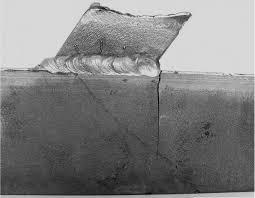
#> input picture image_processing/crack0.jpg, 255 x 198 px, found by its file name
$ jupyter execute threshold.ipynb
#> lines starting #> are read from the running program, lines starting #| are printed output that depends on the picture
### image_processing/histogram.py
import sys
import numpy as np
import cv2


def calcGrayHist(img):
    channels = [0]
    histSize = [256]
    histRange = [0, 256]

    hist = cv2.calcHist([img], channels, None, histSize, histRange)

    return hist


def getGrayHistImage(hist):
    histMax = np.max(hist)

    imgHist = np.full((110, 256), 255, dtype=np.uint8)
    for x in range(256):
        pt1 = (x, 100)
        pt2 = (x, 100 - int(hist[x, 0] * 100 / histMax))
        cv2.line(imgHist, pt1, pt2, 0)
        cv2.line(imgHist, (x, 101), (x, 110), x)

    #cv2.rectangle(imgHist, (0, 100), (255, 111), 0)

    return imgHist


# [14 lines that do not run on import are left out]

cv2.destroyAllWindows()

### image_processing/threshold.ipynb
[cell 1]
import sys
import cv2
#import numpy as np
import histogram

[cell 2]
#filename = '.\\1-00017.jpg'
#filename = '.\\2_11_11.png'
filename = '.\\crack0.jpg'
#filename = '.\\welding3.jpg'

#if len(sys.argv) > 1:
#    filename = sys.argv[1]

src = cv2.imread(filename, cv2.IMREAD_GRAYSCALE)
#> src is the input picture: shape (198, 255); min 0, max 239, mean 128.6

if src is None:
    print('Image load failed!')
    sys.exit()

src = cv2.resize(src, (0, 0), fx=0.5, fy=0.5)
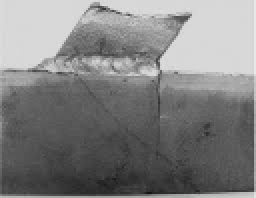
#> src: shape (99, 128) (shown 2 times larger); min 17, max 234, mean 128.9
cv2.imshow('src', src)

hist_img = histogram.getGrayHistImage(histogram.calcGrayHist(src))
#> in calcGrayHist, `hist = cv2.calcHist([img], channels, None, histSize, histRange)`: hist = 256 values, max 1770 at index 216, min 0 at index 0, mean 49.5
#> in getGrayHistImage, `histMax = np.max(hist)`: histMax = 1770
#> the loop in getGrayHistImage, `for x in range(256):` made 256 passes
#> pt2 on passes 1 to 3: (0, 100), (1, 100), (2, 100)
#> after the loop in getGrayHistImage, `for x in range(256):`:
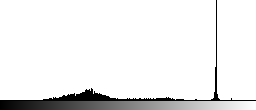
#> imgHist: shape (110, 256); min 0, max 255, mean 236.7
hist_img = cv2.cvtColor(hist_img, cv2.COLOR_GRAY2BGR)
cv2.imshow('hist_img', hist_img)

def on_threshold(pos):
    _, dst = cv2.threshold(src, pos, 255, cv2.THRESH_BINARY)
    hist_img2 = hist_img.copy()
    cv2.line(hist_img2, (pos, 0), (pos, 100), (0, 128, 255))
    cv2.imshow('hist_img', hist_img2)
    cv2.imshow('dst', dst)


cv2.namedWindow('dst')
cv2.createTrackbar('Threshold', 'dst', 0, 255, on_threshold)
cv2.setTrackbarPos('Threshold', 'dst', 130)

cv2.waitKey()

cv2.destroyAllWindows()

$ run again, with image_processing/1-00017.JPG copied over image_processing/crack0.jpg
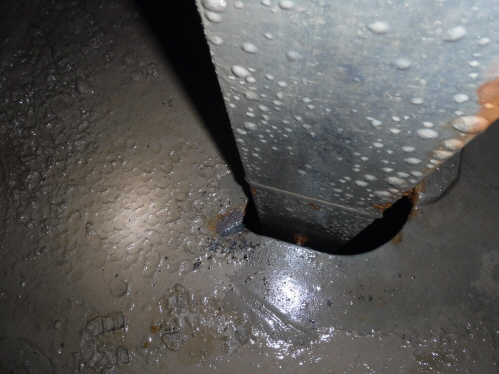
#> input picture image_processing/1-00017.JPG, 499 x 374 px, found by its file name
#> `src = cv2.resize(src, (0, 0), fx=0.5, fy=0.5)`:
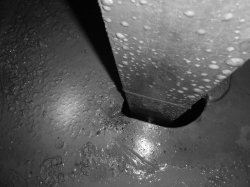
#> src: shape (187, 250); min 1, max 254, mean 90.1
#> hist = 256 values, max 548 at index 75, min 0 at index 0, mean 182.6
#> histMax = 548
#> the loop in getGrayHistImage, `for x in range(256):` made 256 passes
#> pt2 on passes 1 to 3: (0, 100), (1, 100), (2, 99)
#> after the loop in getGrayHistImage, `for x in range(256):`:
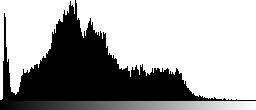
#> imgHist: shape (110, 256); min 0, max 255, mean 166.1

$ run again, with image_processing/welding3.jpg copied over image_processing/crack0.jpg
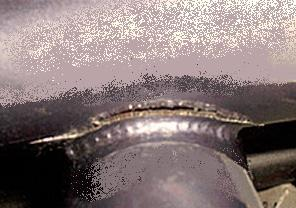
#> input picture image_processing/welding3.jpg, 296 x 208 px, found by its file name
#> `src = cv2.resize(src, (0, 0), fx=0.5, fy=0.5)`:
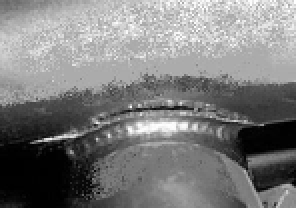
#> src: shape (104, 148) (shown 2 times larger); min 0, max 254, mean 124.6
#> hist = 256 values, max 663 at index 171, min 0 at index 255, mean 60.12
#> histMax = 663
#> the loop in getGrayHistImage, `for x in range(256):` made 256 passes
#> pt2 on passes 1 to 3: (0, 69), (1, 16), (2, 68)
#> after the loop in getGrayHistImage, `for x in range(256):`:
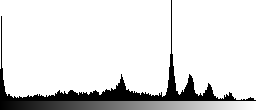
#> imgHist: shape (110, 256); min 0, max 255, mean 222.4
